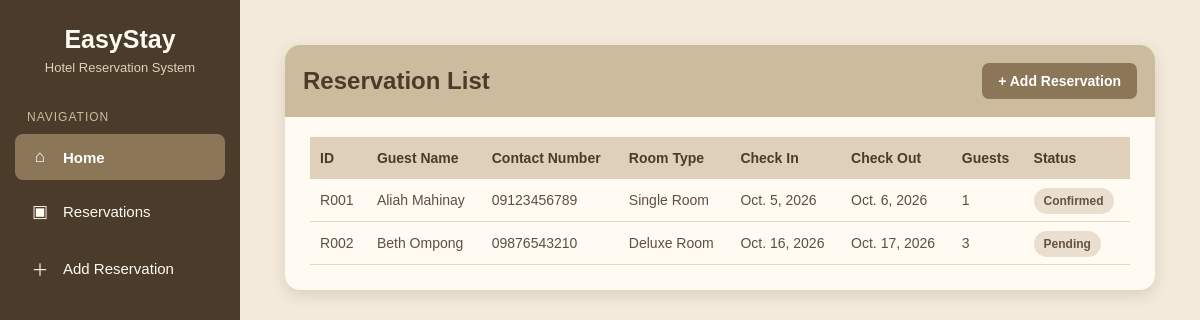
The page / on the database its author committed.
### Mahinay_App/models.py (models this page shows, shortened)
class Reservation(models.Model):
    reservation_id = models.AutoField(primary_key=True)
    guest_name = models.CharField(max_length=100)
    contact_number = models.CharField(max_length=20)
    room_type = models.CharField(max_length=100)
    check_in_date = models.DateField()
    check_out_date = models.DateField()
    number_of_guests = models.IntegerField()
    reservation_status = models.CharField(
        max_length=20,
        choices=[
            ('Pending', 'Pending'),
            ('Confirmed', 'Confirmed'),
            ('Cancelled', 'Cancelled'),
        ],
        default='Pending'
    )

### Mahinay_App/views.py (the view)
# urls.py: path('', views.reservation_list, name='reservation_list'),
def reservation_list(request):
    reservations = Reservation.objects.all()
    return render(request, 'EasyStayApp/reservation_list.html', {
        'reservations': reservations
    })

### Mahinay_App/templates/EasyStayApp/reservation_list.html (shortened to what this page needs)
<!DOCTYPE html>
<html lang="en">
<head>
</head>
<body>
    <aside class="sidebar">
        <div class="logo">
            <h1>EasyStay</h1>
            <p>Hotel Reservation System</p>
        </div>
        <p class="nav-title">
            Navigation
        </p>
        <a href="{% url 'reservation_list' %}" class="nav-link active">
            <span class="nav-icon">⌂</span>
            <span>Home</span>
        </a>
        <a href="{% url 'reservation_list' %}" class="nav-link">
            <span class="nav-icon">▣</span>
            <span>Reservations</span>
        </a>
        <a href="{% url 'add_reservation' %}" class="nav-link">
            <span class="nav-icon">＋</span>
            <span>Add Reservation</span>
        </a>
    </aside>
    <main class="main-content">
        <div class="reservation-container">
            <div class="header">
                <h2>
                    Reservation List
                </h2>
                <a href="{% url 'add_reservation' %}" class="add-button">
                    + Add Reservation
                </a>
            </div>
            <table>
                <thead>
                    <tr>
                        <th>ID</th>
                        <th>Guest Name</th>
                        <th>Contact Number</th>
                        <th>Room Type</th>
                        <th>Check In</th>
                        <th>Check Out</th>
                        <th>Guests</th>
                        <th>Status</th>
                    </tr>
                </thead>
                <tbody>
                    {% for reservation in reservations %}
                    <tr>
                        <td>
                            R{{ reservation.reservation_id|stringformat:"03d" }}
                        </td>
                        <td>
                            {{ reservation.guest_name }}
                        </td>
                        <td>
                            {{ reservation.contact_number }}
                        </td>
                        <td>
                            {{ reservation.room_type }}
                        </td>
                        <td>
                            {{ reservation.check_in_date }}
                        </td>
                        <td>
                            {{ reservation.check_out_date }}
                        </td>
                        <td>
                            {{ reservation.number_of_guests }}
                        </td>
                        <td>
                            <span class="status">
                                {{ reservation.reservation_status }}
                            </span>
                        </td>
                    </tr>
                    {% empty %}
                    <tr>
                        <td colspan="8" class="empty-message">
                            No reservations found.
                        </td>
                    </tr>
                    {% endfor %}
                </tbody>
            </table>
        </div>
    </main>
</body>
</html>

### Mahinay_App/templates/EasyStayApp/reservation_list.html (style rules this page uses)
* { box-sizing: border-box; }
body { font-family: Arial, sans-serif; background-color: #f3eadc; margin: 0; min-height: 100vh; display: flex; }
.sidebar { width: 240px; min-height: 100vh; background-color: #4a3b2a; color: white; padding: 25px 15px; flex-shrink: 0; }
.logo { text-align: center; margin-bottom: 35px; }
.logo h1 { margin: 0; font-size: 25px; color: #fffaf2; }
.logo p { margin: 6px 0 0; font-size: 13px; color: #dfd0b9; }
.nav-title { font-size: 12px; color: #cdbb9d; text-transform: uppercase; margin: 0 12px 10px; letter-spacing: 1px; }
.nav-link { display: flex; align-items: center; gap: 12px; width: 100%; padding: 13px 14px; margin-bottom: 8px; color: #fffaf2; text-decoration: none; border-radius: 8px; font-size: 15px; transition: 0.2s; }
.nav-link.active { background-color: #8c7658; color: white; font-weight: bold; }
.nav-icon { width: 22px; text-align: center; font-size: 17px; }
.main-content { flex: 1; padding: 45px; overflow-x: auto; }
.reservation-container { width: 100%; max-width: 1150px; margin: auto; background-color: #fffaf2; border-radius: 15px; padding: 25px; box-shadow: 0 5px 15px rgba(80, 60, 40, 0.15); }
.header { background-color: #cdbb9d; color: #4a3b2a; padding: 18px; margin: -25px -25px 20px -25px; border-radius: 15px 15px 0 0; display: flex; justify-content: space-between; align-items: center; }
.header h2 { margin: 0; font-size: 24px; }
.add-button { background-color: #8c7658; color: white; padding: 10px 16px; border-radius: 7px; text-decoration: none; font-size: 14px; font-weight: bold; transition: 0.2s; }
table { width: 100%; border-collapse: collapse; }
th { background-color: #dfd0b9; color: #4a3b2a; padding: 13px 10px; text-align: left; font-size: 14px; }
td { padding: 13px 10px; border-bottom: 1px solid #e5d8c5; color: #5c5042; font-size: 14px; }
.status { background-color: #eadfcf; color: #66533d; padding: 6px 10px; border-radius: 15px; font-size: 12px; font-weight: bold; }

### rows shown on the page
Reservation: reservation_id "001", guest_name "Aliah Mahinay", contact_number "09123456789", room_type "Single Room", check_in_date "Oct. 5, 2026", check_out_date "Oct. 6, 2026", number_of_guests "1", reservation_status "Confirmed"
Reservation: reservation_id "002", guest_name "Beth Ompong", contact_number "09876543210", room_type "Deluxe Room", check_in_date "Oct. 16, 2026", check_out_date "Oct. 17, 2026", number_of_guests "3", reservation_status "Pending"
